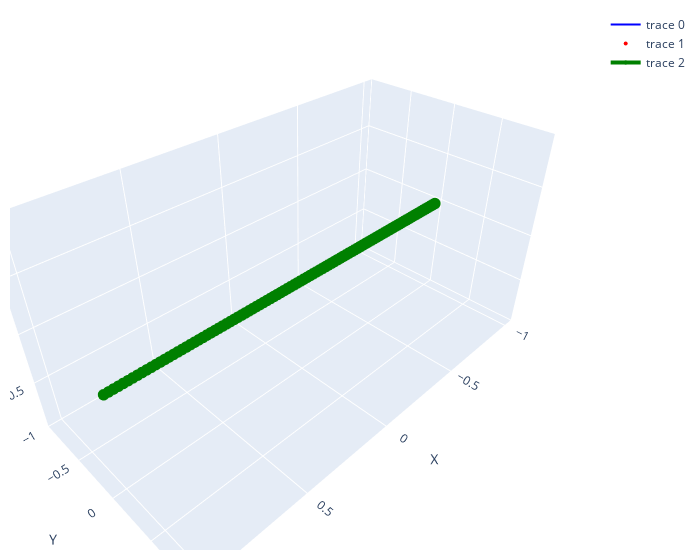

Write notebook code for a chart like this one.
### Code cell
# Função para gerar pontos e arestas de uma linha reta em 1D
def generate_line_points_and_edges_1d(num_points, start=-1, end=1):
    x = np.linspace(start, end, num_points)
    y = np.zeros(num_points)
    z = np.zeros(num_points)

    vertices = list(zip(x, y, z))
    edges = [(vertices[i], vertices[i + 1]) for i in range(num_points - 1)]

    return vertices, vertices, edges


# Gerar pontos e arestas da linha reta em 1D
vertices_line_1d, projected_line_1d, edges_line_1d = generate_line_points_and_edges_1d(
    100
)
start_point_1d = projected_line_1d[0]
end_point_1d = projected_line_1d[-1]
best_path_1d, best_distance_1d = monte_carlo_path(
    projected_line_1d, edges_line_1d, start_point_1d, end_point_1d, iterations=1000
)
x_line_1d, y_line_1d, z_line_1d = zip(*projected_line_1d)
visualize_points_and_edges(x_line_1d, y_line_1d, z_line_1d, edges_line_1d, best_path_1d)

### Figure 1 — Plotly figure (JSON) as saved in the notebook; plotly's stock layout.template omitted (floating-point values rounded to 4 significant figures; data arrays with more than 128 entries replaced by an {"elided": "..."} marker saying what was removed)
{"data": [{"line": {"color": "blue", "width": 2}, "mode": "lines", "type": "scatter3d", "x": {"elided": "297 float values"}, "y": {"elided": "297 int values"}, "z": {"elided": "297 int values"}}, {"marker": {"color": "red", "size": 4}, "mode": "markers", "type": "scatter3d", "x": [-1, -0.9798, -0.9596, -0.9394, -0.9192, -0.899, -0.8788, -0.8586, -0.8384, -0.8182, -0.798, -0.7778, -0.7576, -0.7374, -0.7172, -0.697, -0.6768, -0.6566, -0.6364, -0.6162, -0.596, -0.5758, -0.5556, -0.5354, -0.5152, -0.4949, -0.4747, -0.4545, -0.4343, -0.4141, -0.3939, -0.3737, -0.3535, -0.3333, -0.3131, -0.2929, -0.2727, -0.2525, -0.2323, -0.2121, -0.1919, -0.1717, -0.1515, -0.1313, -0.1111, -0.09091, -0.07071, -0.05051, -0.0303, -0.0101, 0.0101, 0.0303, 0.05051, 0.07071, 0.09091, 0.1111, 0.1313, 0.1515, 0.1717, 0.1919, 0.2121, 0.2323, 0.2525, 0.2727, 0.2929, 0.3131, 0.3333, 0.3535, 0.3737, 0.3939, 0.4141, 0.4343, 0.4545, 0.4747, 0.4949, 0.5152, 0.5354, 0.5556, 0.5758, 0.596, 0.6162, 0.6364, 0.6566, 0.6768, 0.697, 0.7172, 0.7374, 0.7576, 0.7778, 0.798, 0.8182, 0.8384, 0.8586, 0.8788, 0.899, 0.9192, 0.9394, 0.9596, 0.9798, 1], "y": [0, 0, 0, 0, 0, 0, 0, 0, 0, 0, 0, 0, 0, 0, 0, 0, 0, 0, 0, 0, 0, 0, 0, 0, 0, 0, 0, 0, 0, 0, 0, 0, 0, 0, 0, 0, 0, 0, 0, 0, 0, 0, 0, 0, 0, 0, 0, 0, 0, 0, 0, 0, 0, 0, 0, 0, 0, 0, 0, 0, 0, 0, 0, 0, 0, 0, 0, 0, 0, 0, 0, 0, 0, 0, 0, 0, 0, 0, 0, 0, 0, 0, 0, 0, 0, 0, 0, 0, 0, 0, 0, 0, 0, 0, 0, 0, 0, 0, 0, 0], "z": [0, 0, 0, 0, 0, 0, 0, 0, 0, 0, 0, 0, 0, 0, 0, 0, 0, 0, 0, 0, 0, 0, 0, 0, 0, 0, 0, 0, 0, 0, 0, 0, 0, 0, 0, 0, 0, 0, 0, 0, 0, 0, 0, 0, 0, 0, 0, 0, 0, 0, 0, 0, 0, 0, 0, 0, 0, 0, 0, 0, 0, 0, 0, 0, 0, 0, 0, 0, 0, 0, 0, 0, 0, 0, 0, 0, 0, 0, 0, 0, 0, 0, 0, 0, 0, 0, 0, 0, 0, 0, 0, 0, 0, 0, 0, 0, 0, 0, 0, 0]}, {"line": {"color": "green", "width": 4}, "marker": {"color": "green", "size": 4}, "mode": "lines+markers", "type": "scatter3d", "x": [-1, -0.9798, -0.9596, -0.9394, -0.9192, -0.899, -0.8788, -0.8586, -0.8384, -0.8182, -0.798, -0.7778, -0.7576, -0.7374, -0.7172, -0.697, -0.6768, -0.6566, -0.6364, -0.6162, -0.596, -0.5758, -0.5556, -0.5354, -0.5152, -0.4949, -0.4747, -0.4545, -0.4343, -0.4141, -0.3939, -0.3737, -0.3535, -0.3333, -0.3131, -0.2929, -0.2727, -0.2525, -0.2323, -0.2121, -0.1919, -0.1717, -0.1515, -0.1313, -0.1111, -0.09091, -0.07071, -0.05051, -0.0303, -0.0101, 0.0101, 0.0303, 0.05051, 0.07071, 0.09091, 0.1111, 0.1313, 0.1515, 0.1717, 0.1919, 0.2121, 0.2323, 0.2525, 0.2727, 0.2929, 0.3131, 0.3333, 0.3535, 0.3737, 0.3939, 0.4141, 0.4343, 0.4545, 0.4747, 0.4949, 0.5152, 0.5354, 0.5556, 0.5758, 0.596, 0.6162, 0.6364, 0.6566, 0.6768, 0.697, 0.7172, 0.7374, 0.7576, 0.7778, 0.798, 0.8182, 0.8384, 0.8586, 0.8788, 0.899, 0.9192, 0.9394, 0.9596, 0.9798, 1], "y": [0, 0, 0, 0, 0, 0, 0, 0, 0, 0, 0, 0, 0, 0, 0, 0, 0, 0, 0, 0, 0, 0, 0, 0, 0, 0, 0, 0, 0, 0, 0, 0, 0, 0, 0, 0, 0, 0, 0, 0, 0, 0, 0, 0, 0, 0, 0, 0, 0, 0, 0, 0, 0, 0, 0, 0, 0, 0, 0, 0, 0, 0, 0, 0, 0, 0, 0, 0, 0, 0, 0, 0, 0, 0, 0, 0, 0, 0, 0, 0, 0, 0, 0, 0, 0, 0, 0, 0, 0, 0, 0, 0, 0, 0, 0, 0, 0, 0, 0, 0], "z": [0, 0, 0, 0, 0, 0, 0, 0, 0, 0, 0, 0, 0, 0, 0, 0, 0, 0, 0, 0, 0, 0, 0, 0, 0, 0, 0, 0, 0, 0, 0, 0, 0, 0, 0, 0, 0, 0, 0, 0, 0, 0, 0, 0, 0, 0, 0, 0, 0, 0, 0, 0, 0, 0, 0, 0, 0, 0, 0, 0, 0, 0, 0, 0, 0, 0, 0, 0, 0, 0, 0, 0, 0, 0, 0, 0, 0, 0, 0, 0, 0, 0, 0, 0, 0, 0, 0, 0, 0, 0, 0, 0, 0, 0, 0, 0, 0, 0, 0, 0]}], "layout": {"margin": {"b": 10, "l": 10, "r": 20, "t": 10}, "scene": {"xaxis": {"title": {"text": "X"}}, "yaxis": {"title": {"text": "Y"}}, "zaxis": {"title": {"text": "Z"}}}, "width": 700}}
